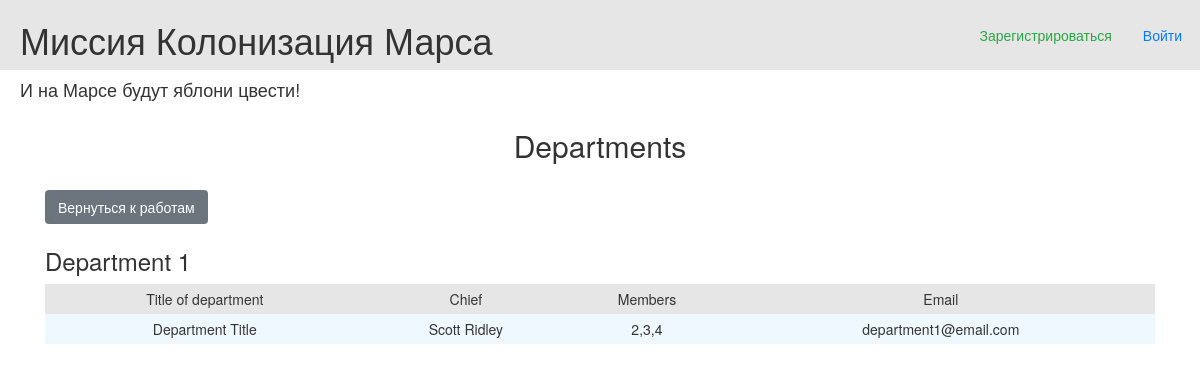
/departments, run on an earlier commit of the app's database.
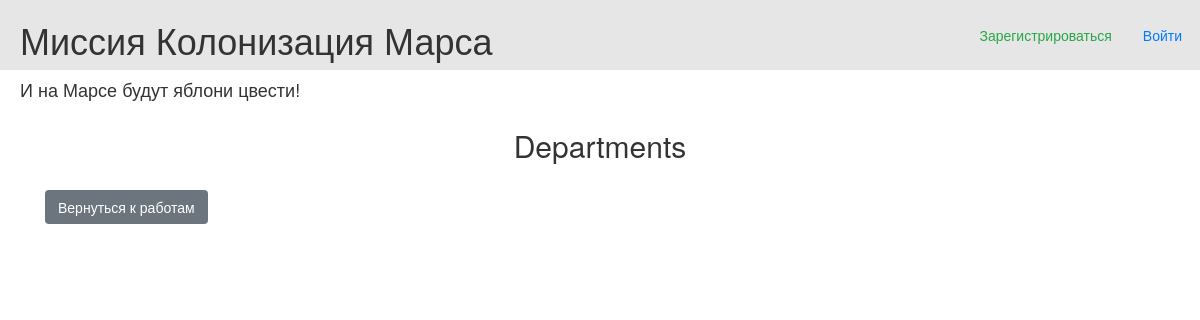
And on a later commit of the database.
### data/department.py (models this page shows)
class Department(SqlAlchemyBase, SerializerMixin):
    __tablename__ = 'department'
    id = sa.Column(sa.Integer, primary_key=True, autoincrement=True)
    title = sa.Column(sa.String)
    chief_id = sa.Column(sa.Integer, sa.ForeignKey("users.id"))
    chief = sa.orm.relationship('User')
    members = sa.Column(sa.String)
    email = sa.Column(sa.String)

### data/users.py (models this page shows, shortened)
class User(SqlAlchemyBase, UserMixin, SerializerMixin):
    __tablename__ = 'users'
    id = sqlalchemy.Column(sqlalchemy.Integer,
                           primary_key=True, autoincrement=True)
    surname = sqlalchemy.Column(sqlalchemy.String, nullable=True)
    name = sqlalchemy.Column(sqlalchemy.String, nullable=True)
    age = sqlalchemy.Column(sqlalchemy.Integer, nullable=True)
    position = sqlalchemy.Column(sqlalchemy.String, nullable=True)
    speciality = sqlalchemy.Column(sqlalchemy.String, nullable=True)
    address = sqlalchemy.Column(sqlalchemy.String, nullable=True)
    email = sqlalchemy.Column(sqlalchemy.String,
                              index=True, unique=True, nullable=True)
    hashed_password = sqlalchemy.Column(sqlalchemy.String, nullable=True)
    city_from = sqlalchemy.Column(sqlalchemy.String, nullable=True)
    modified_date = sqlalchemy.Column(sqlalchemy.DateTime,
                                      default=datetime.datetime.now)

### main.py (the view)
@app.route('/departments')
def departments():
    db_sess = db_session.create_session()
    departments = db_sess.query(Department).all()
    return render_template('departments.html', title='Департаменты', departments=departments)

### data/db_session.py (called while the page is built)
def create_session() -> Session:
    global __factory
    return __factory()

### templates/departments.html (shortened to what this page needs)
{% extends "base.html" %}
{% block content %}
    <h2 align="center">Departments</h2>
    <div class="edit_jobs">
        <a href="/" class="btn btn-secondary">Вернуться к работам</a>
    </div>
    {% for item in departments %}
        <h3>Department {{ loop.index }}</h3>
        <table class="tbl">
            <tr class="mn">
                <td>Title of department</td>
                <td>Chief</td>
                <td>Members</td>
                <td>Email</td>
            </tr>
            <tr>
                <td>{{ item.title }}</td>
                <td>{{ item.chief.surname }} {{ item.chief.name }}</td>
                <td>{{ item.members }}</td>
                <td>{{ item.email }}</td>
            </tr>
        </table>
    {% endfor %}
{% endblock %}

### templates/base.html (shortened to what this page needs)
<!doctype html>
<html lang="en">
<head>
    <link rel="stylesheet"
          href="https://stackpath.bootstrapcdn.com/bootstrap/4.4.1/css/bootstrap.min.css"
>
    <link rel="stylesheet" type="text/css" href="/static/css/style.css">
    <link rel="stylesheet"
        type="text/css"
        href="https://maxcdn.bootstrapcdn.com/bootstrap/3.3.5/css/bootstrap-theme.min.css">
    <link rel="stylesheet"
        type="text/css"
        href="https://maxcdn.bootstrapcdn.com/bootstrap/3.3.5/css/bootstrap.min.css">
</head>
<body>
<div class="first_line">
    <h1 class="first_line_content">Миссия Колонизация Марса</h1>
    {% if current_user.is_authenticated %}
        <a href="/logout" role="button" class="user_name">{{ current_user.name }}</a>
    {% else %}
        <a class="btn btn-outline-primary" href="/login" role="button">Войти</a>
        <a class="btn btn-outline-success" href="/register" role="button">Зарегистрироваться</a>
    {% endif %}
</div>
<h4>И на Марсе будут яблони цвести!</h4>
<main role="main" class="container">
    {% block content %}{% endblock %}
</main>
</body>
</html>

### static/css/style.css (style rules this page uses)
h4 { padding-left: 20px; color: #e6e6e6; }
.first_line { padding-left: 20px; background-color: #e6e6e6 }
a { display: inline-block; float: right; margin-right: 5px; margin-top: 1.25em; }
.first_line_content { display: inline-block; }
.edit_jobs { display: inline-block; }

What changed in the data, as far as the page shows it:
removed Department: title "Department Title", chief.surname "Scott", chief.name "Ridley", members "2,3,4", email "department1@email.com"
